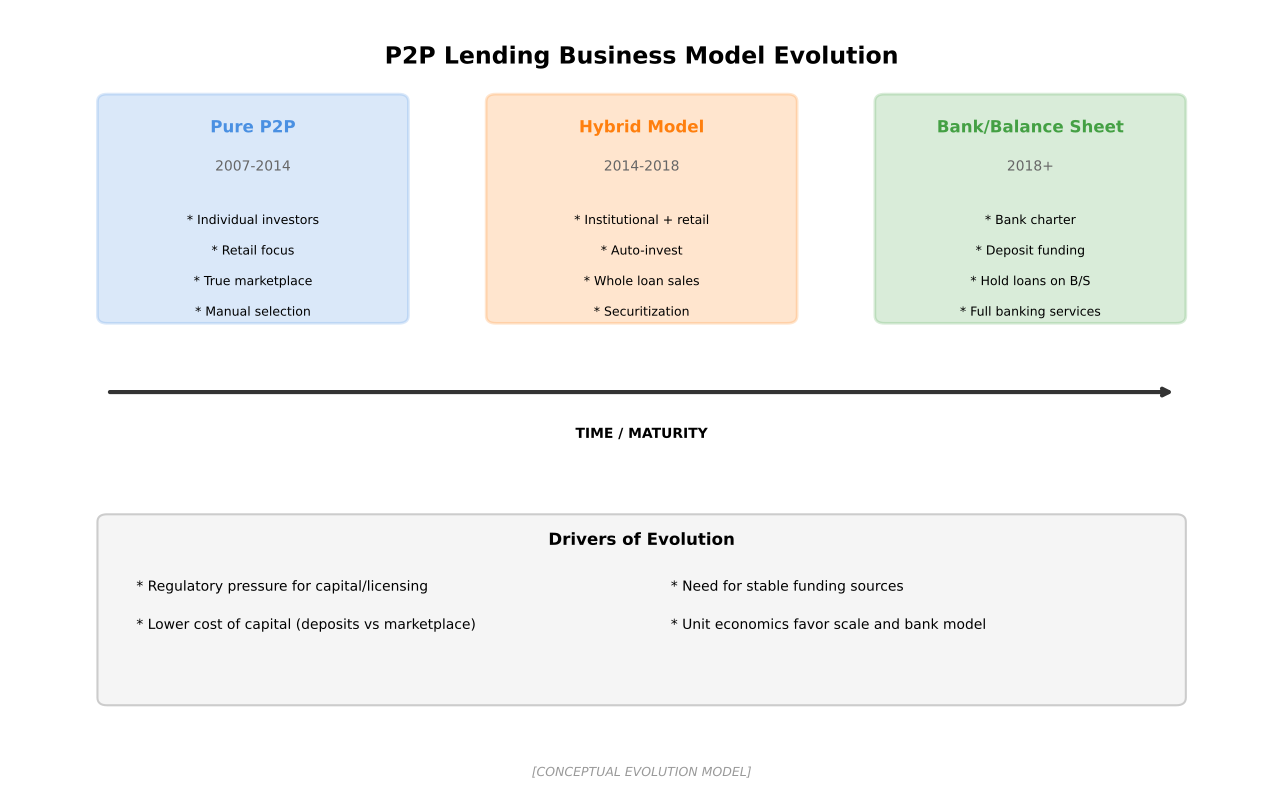

Generate this figure with Python:
"""
P2P Model Evolution
Shows how P2P business models have evolved

Output: p2p_model_evolution.pdf
Module: module_01_fintech
Lesson: 7 - P2P Lending
"""

from pathlib import Path
import matplotlib.pyplot as plt
import matplotlib.patches as mpatches
import numpy as np

CHART_METADATA = {
    'title': 'P2P Model Evolution',
    'module': 'module_01_fintech',
    'lesson': 7,
    'url': 'https://github.com/Digital-AI-Finance/digital-finance/tree/main/module_01_fintech/figures/p2p_model_evolution'
}

plt.rcParams.update({
    'font.size': 12,
    'axes.labelsize': 12,
})

def create_chart():
    """Create P2P model evolution diagram"""
    fig, ax = plt.subplots(figsize=(13, 8))
    ax.set_xlim(0, 13)
    ax.set_ylim(0, 10)
    ax.axis('off')

    # Title
    ax.text(6.5, 9.3, 'P2P Lending Business Model Evolution', fontsize=17, fontweight='bold', ha='center')

    # Timeline arrow
    ax.annotate('', xy=(12, 5), xytext=(1, 5),
               arrowprops=dict(arrowstyle='->', color='#333333', lw=3))
    ax.text(6.5, 4.4, 'TIME / MATURITY', ha='center', fontsize=10, fontweight='bold')

    # Model stages
    models = [
        {
            'name': 'Pure P2P',
            'period': '2007-2014',
            'x': 2.5, 'y': 7,
            'color': '#4A90E2',
            'features': ['Individual investors', 'Retail focus', 'True marketplace',
                        'Manual selection'],
        },
        {
            'name': 'Hybrid Model',
            'period': '2014-2018',
            'x': 6.5, 'y': 7,
            'color': '#FF7F0E',
            'features': ['Institutional + retail', 'Auto-invest', 'Whole loan sales',
                        'Securitization'],
        },
        {
            'name': 'Bank/Balance Sheet',
            'period': '2018+',
            'x': 10.5, 'y': 7,
            'color': '#44A044',
            'features': ['Bank charter', 'Deposit funding', 'Hold loans on B/S',
                        'Full banking services'],
        },
    ]

    for model in models:
        # Box
        box = mpatches.FancyBboxPatch((model['x']-1.5, model['y']-1), 3, 2.8,
                                       boxstyle='round,pad=0.1',
                                       facecolor=model['color'], alpha=0.2,
                                       edgecolor=model['color'], lw=2)
        ax.add_patch(box)
        ax.text(model['x'], model['y']+1.4, model['name'], ha='center',
               fontsize=12, fontweight='bold', color=model['color'])
        ax.text(model['x'], model['y']+0.9, model['period'], ha='center',
               fontsize=10, color='#666666')

        for i, feature in enumerate(model['features']):
            ax.text(model['x'], model['y']+0.2-i*0.4, f'* {feature}', ha='center', fontsize=9)

    # Drivers of change
    drivers_box = mpatches.FancyBboxPatch((1, 1), 11, 2.3, boxstyle='round,pad=0.1',
                                           facecolor='#F5F5F5', edgecolor='#CCCCCC', lw=1.5)
    ax.add_patch(drivers_box)
    ax.text(6.5, 3, 'Drivers of Evolution', ha='center', fontsize=12, fontweight='bold')

    drivers = [
        'Regulatory pressure for capital/licensing',
        'Need for stable funding sources',
        'Lower cost of capital (deposits vs marketplace)',
        'Unit economics favor scale and bank model',
    ]
    for i, driver in enumerate(drivers):
        ax.text(1.3 + (i % 2) * 5.5, 2.4 - (i // 2) * 0.5, f'* {driver}', fontsize=10)

    # Source
    fig.text(0.5, 0.02, '[CONCEPTUAL EVOLUTION MODEL]',
            fontsize=9, ha='center', style='italic', color='#999999')

    plt.tight_layout()

    output_path = Path(__file__).parent / 'p2p_model_evolution.pdf'
    plt.savefig(output_path, format='pdf', dpi=300, bbox_inches='tight')
    plt.close()
    print(f"Chart saved to: {output_path}")
    return output_path

if __name__ == '__main__':
    create_chart()
